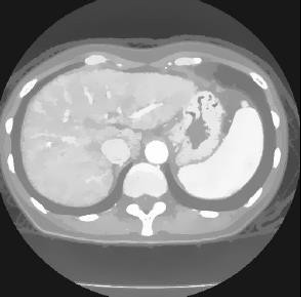
#> input picture 7-图像分割/png_files/liver.png, 301 x 297 px
$ jupyter execute '7-图像分割-边缘检测.ipynb'
#> lines starting #> are read from the running program, lines starting #| are printed output that depends on the picture; after the words box and inside, x2 and y2 are one past the last pixel; in counts of white or black regions, pixels touching at a corner belong together
[cell 1]
import cv2
import matplotlib.pyplot as plt
import numpy as np

[cell 2]
# 随便写一个能自己指定滤波方法的边缘提取器
def EdgeDetection(image, method='Roberts'):

    filter_dict = {'Roberts'  : (np.array([[-1,0],
                                           [0,1]],dtype="float32"),
                                 np.array([[0,-1],
                                           [1,0]],dtype="float32")),
                   'Prewitt'  : (np.array([[-1, 0, 1],
                                           [-1, 0, 1],
                                           [-1, 0, 1]],dtype="float32"),
                                 np.array([[-1, -1, -1],
                                           [ 0,  0,  0],
                                           [ 1,  1,  1]],dtype="float32")),
                   'Sobel'    : (np.array([[-1, 0, 1],
                                           [-2, 0, 2],
                                           [-1, 0, 1]],dtype="float32"),
                                 np.array([[-1, -2, -1],
                                           [ 0,  0,  0],
                                           [ 1,  2,  1]],dtype="float32")),
                   'Laplacian': (np.array([[0 , -1,  0],
                                           [-1,  4, -1],
                                           [0 , -1,  0]],dtype="float32"),
                                 np.array([[-1, -1, -1],
                                           [-1,  8, -1],
                                           [-1, -1, -1]],dtype="float32"))}
    f1, f2 = filter_dict[method]

    F1 = cv2.filter2D(image, -1, f1)
    F2 = cv2.filter2D(image, -1, f2)

    absF1 = cv2.convertScaleAbs(F1)
    absF2 = cv2.convertScaleAbs(F2)

    F = cv2.addWeighted(absF1, 0.5, absF2, 0.5, 0)

    F = np.log(1.0+F)

    F = cv2.normalize(F, F, 0, 255, cv2.NORM_MINMAX)

    return F

# 7. 图像分割

## 7.1 基于边缘的分割方法（边缘检测）

### 7.1.1 老四样 + Laplacian over Gaussian

[cell 3]
image = cv2.imread('./png_files/liver.png', 0)
#> image is the input picture: shape (297, 301); min 0, max 255, mean 132.8
G = cv2.GaussianBlur(image, (3, 3), 0)

Roberts = EdgeDetection(image, method='Roberts')
#> in EdgeDetection, `F = np.log(1.0+F)`:
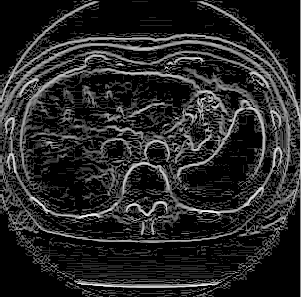
#> F: shape (297, 301) float64; min 0, max 4.53, mean 0.68; drawn with min black and max white
Prewitt = EdgeDetection(image, method='Prewitt')
Sobel = EdgeDetection(image, method='Sobel')
#> call 3 of EdgeDetection, with method = 'Sobel'
#> in EdgeDetection (call 3), `F = np.log(1.0+F)`:
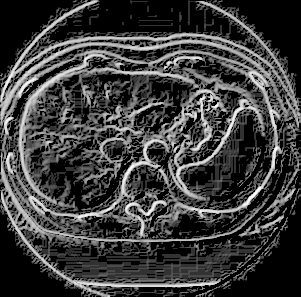
#> F: shape (297, 301) float64; min 0, max 5.55, mean 1.33; drawn with min black and max white
Laplacian = EdgeDetection(image, method='Laplacian')
#> call 4 of EdgeDetection, with method = 'Laplacian'
#> in EdgeDetection (call 4), `F1 = cv2.filter2D(image, -1, f1)`:
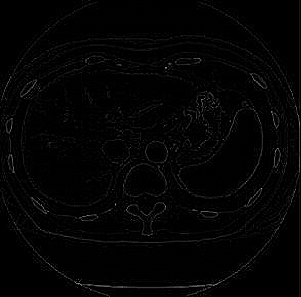
#> F1: shape (297, 301); min 0, max 164, mean 3.7
#> in EdgeDetection (call 4), `F = np.log(1.0+F)`:
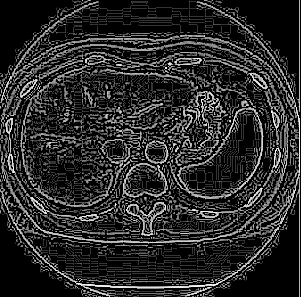
#> F: shape (297, 301) float64; min 0, max 5.35, mean 0.885; drawn with min black and max white
LOG = EdgeDetection(G, method='Laplacian')
#> in EdgeDetection (call 5), `F2 = cv2.filter2D(image, -1, f2)`:
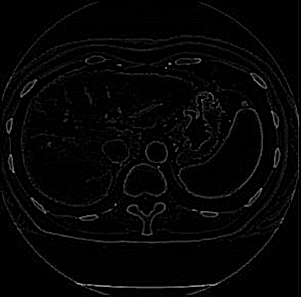
#> F2: shape (297, 301); min 0, max 184, mean 5.5
#> in EdgeDetection (call 5), `F = np.log(1.0+F)`:
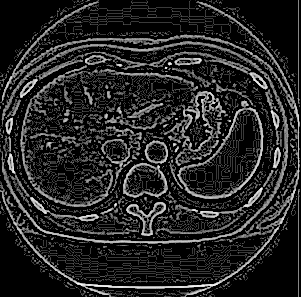
#> F: shape (297, 301) float64; min 0, max 4.83, mean 0.709; drawn with min black and max white

plt.figure()

plt.subplot(231)
plt.title('Original')
plt.imshow(image, cmap='gray')

plt.subplot(232)
plt.title('Roberts')
plt.imshow(Roberts, cmap='gray')

plt.subplot(233)
plt.title('Prewitt')
plt.imshow(Prewitt, cmap='gray')

plt.subplot(234)
plt.title('Sobel')
plt.imshow(Sobel, cmap='gray')

plt.subplot(235)
plt.title('Laplacian')
plt.imshow(Laplacian, cmap='gray')

plt.subplot(236)
plt.title('LOG')
plt.imshow(LOG, cmap='gray')

plt.show()

### 7.1.2 Canny算子

[cell 4]
image = cv2.imread('./png_files/liver.png', 0)

C = cv2.Canny(image, 80, 150)
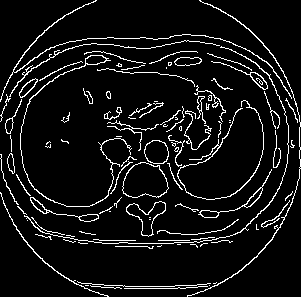
#> C: shape (297, 301); 7.5% white in thin lines or dots

plt.figure()

plt.subplot(121)
plt.title('Original')
plt.imshow(image, cmap='gray')

plt.subplot(122)
plt.title('Canny')
plt.imshow(C, cmap='gray')

plt.show()

边界不连续？

### 7.1.3 霍夫变换

[cell 5]
max_slider = 75

img = cv2.imread('./png_files/lanes.png') # road.png is the filename
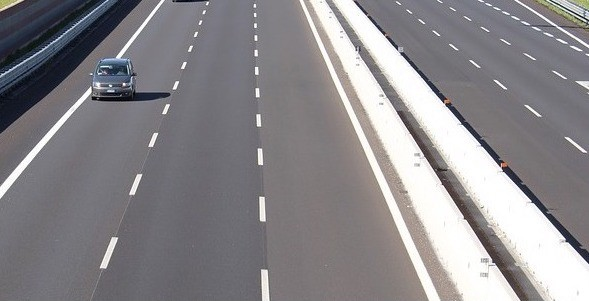
#> input picture 7-图像分割/png_files/lanes.png, 589 x 301 px
#> img is the input picture: shape (301, 589, 3); mean B, G, R 138.2, 134.8, 137.2

gray = cv2.cvtColor(img, cv2.COLOR_BGR2GRAY)

# Find the edges in the image using canny detector
edges = cv2.Canny(gray, 50, 200)
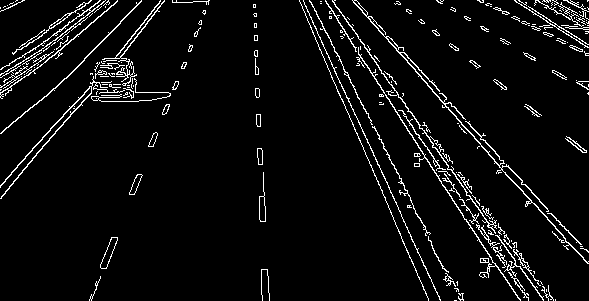
#> edges: shape (301, 589); 5.2% white in thin lines or dots

# Detect points that form a line
lines = cv2.HoughLinesP(edges, 1, np.pi/180, max_slider, minLineLength=10, maxLineGap=250)
#> lines = 33 rows, first 6: [332, 0, 542, 299], [326, 3, 517, 297], [304, 4, 401, 214], [352, 0, 588, 263], [309, 0, 462, 299], [353, 1, 584, 249]

# Draw lines on the image
for line in lines:
    x1, y1, x2, y2 = line[0]
    cv2.line(img, (x1, y1), (x2, y2), (255, 0, 0), 3)
#> this loop made 33 passes
#> (x1, y1, x2, y2) on passes 1 to 12: (332, 0, 542, 299), (326, 3, 517, 297), (304, 4, 401, 214), (352, 0, 588, 263), (309, 0, 462, 299), (353, 1, 584, 249), (1, 198, 160, 1), (418, 76, 587, 263), (354, 0, 588, 251), (0, 185, 154, 14), (337, 15, 528, 299), (300, 2, 409, 257)
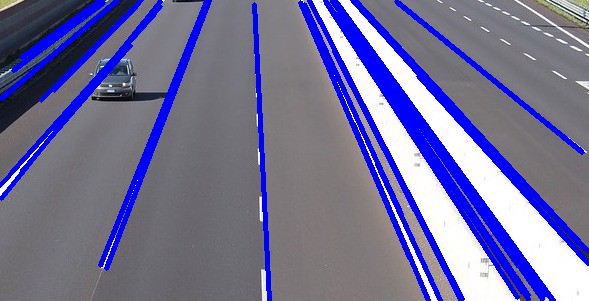
#> img: shape (301, 589, 3); 15.34% of pixels changed, all inside (x1, y1, x2, y2) = (0, 0, 589, 301)

# Show result
plt.figure()
plt.imshow( cv2.cvtColor(img, cv2.COLOR_BGR2RGB) )
plt.show()
